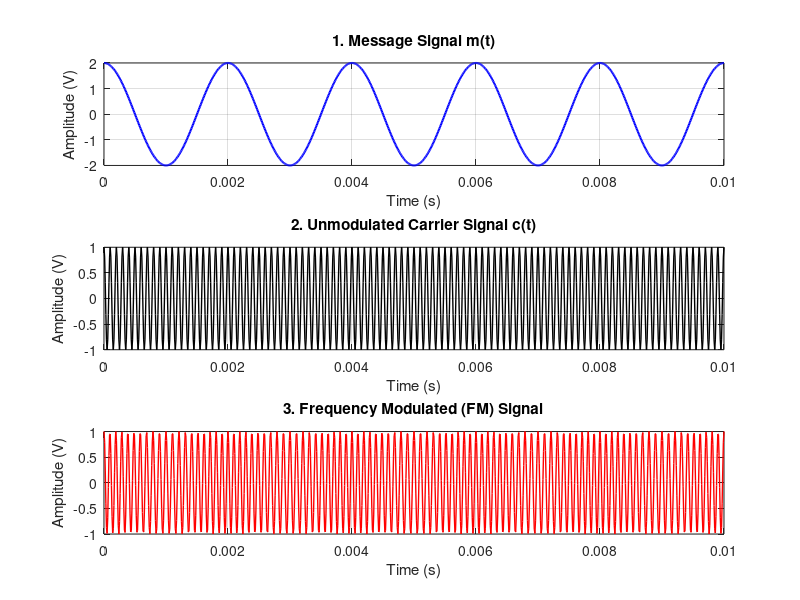

Recreate this plot in MATLAB.
%% EXP 7 - Objective 1: FM Signal Generation
clc;
clear;
close all;

% Given Parameters
Am = 2;              % Message amplitude (V)
fm = 500;            % Message frequency (Hz)
Ac = 1;              % Carrier amplitude (V)
fc = 10000;          % Carrier frequency (Hz)
kf = 250;            % Frequency sensitivity (Hz/V)
fs = 100000;         % Sampling frequency (Hz)
T = 0.01;            % Simulation duration (s)

% Time Vector
t = 0:1/fs:T;

% Modulating and Carrier Signals
m = Am * cos(2 * pi * fm * t);
c = Ac * cos(2 * pi * fc * t);

% FM Modulation
delta_f = kf * Am;
beta = delta_f / fm;
fm_signal = Ac * cos(2 * pi * fc * t + beta * sin(2 * pi * fm * t));

% Plot Time-Domain Waveforms
figure('Name', 'Objective 1: FM Signal Generation', 'NumberTitle', 'off');

subplot(3,1,1);
plot(t, m, 'b', 'LineWidth', 1.5);
title('1. Message Signal m(t)');
xlabel('Time (s)'); ylabel('Amplitude (V)');
grid on;

subplot(3,1,2);
plot(t, c, 'k', 'LineWidth', 1);
title('2. Unmodulated Carrier Signal c(t)');
xlabel('Time (s)'); ylabel('Amplitude (V)');
grid on;

subplot(3,1,3);
plot(t, fm_signal, 'r', 'LineWidth', 1);
title('3. Frequency Modulated (FM) Signal');
xlabel('Time (s)'); ylabel('Amplitude (V)');
grid on;
